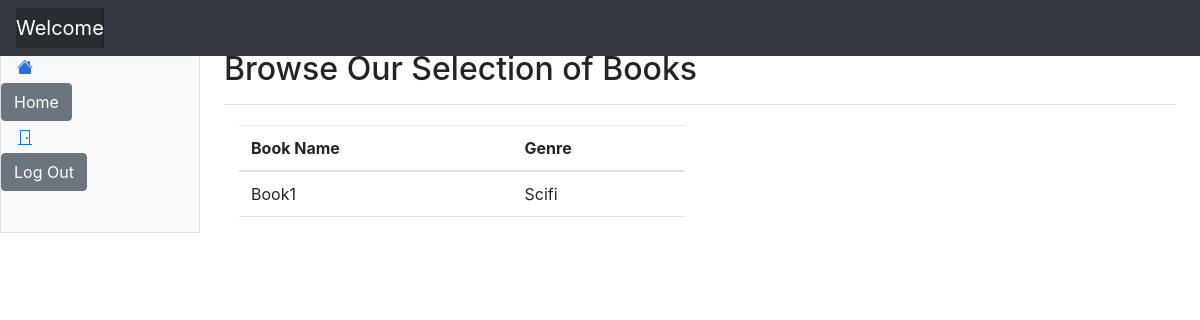
/browse/, run on an earlier commit of the app's database.
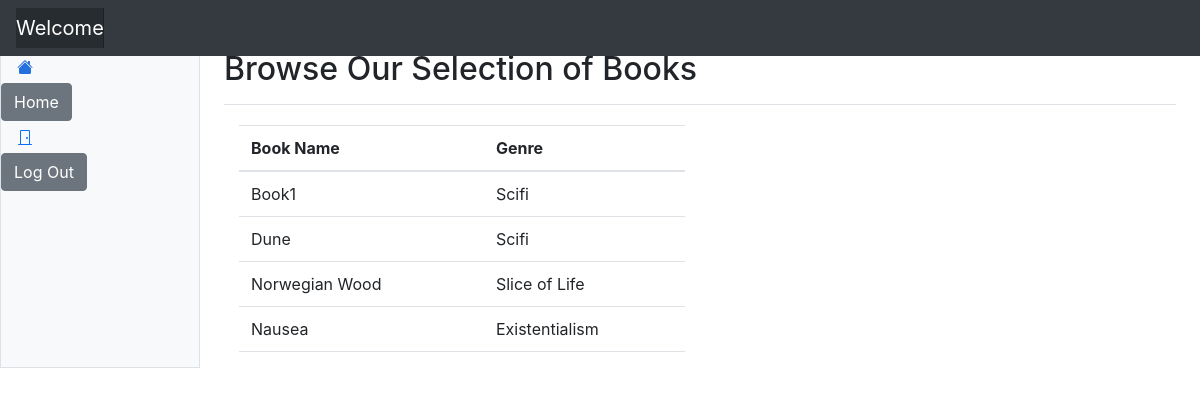
And on a later commit of the database.
### website/settings/roles.py (models this page shows)
class Book_data(db.Model):
    id = db.Column(db.Integer, primary_key=True)
    book_title = db.Column(db.String(20),nullable=False)
    book_genre = db.Column(db.String(20), nullable=False)

### website/routes.py (the view)
@myapp_obj.route('/browse/', methods=['POST', 'GET'])
def browse():
    books = Book_data.query.all()
    return render_template('browse.html', user=current_user, books=books)

### website/routes.py (called while the page is built)
@myapp_obj.before_request
def create_db():
    db.create_all()

### website/templates/browse.html (shortened to what this page needs)
{% extends "base.html"%}
{% block content %}
<html lang="en" data-bs-theme="auto">
  <head><script src="../assets/js/color-modes.js"></script>
    <link rel="stylesheet" href="https://cdn.jsdelivr.net/npm/@docsearch/css@3">
<link href="../assets/dist/css/bootstrap.min.css" rel="stylesheet">
<header class="navbar sticky-top bg-dark flex-md-nowrap p-0 shadow" data-bs-theme="dark">
  <a class="navbar-brand col-md-3 col-lg-2 me-0 px-3 fs-6 text-white" href="#">Company name</a>
 <nav class="navbar navbar-expand-md navbar-dark fixed-top bg-dark">
        <a class="navbar-brand" href="#">Welcome {{user.username}}</a>
      </nav>
</header>
      <div class="container-fluid">
  <div class="row">
    <div class="sidebar border border-right col-md-3 col-lg-2 p-0 bg-body-tertiary">
      <div class="offcanvas-md offcanvas-end bg-body-tertiary" tabindex="-1" id="sidebarMenu" aria-labelledby="sidebarMenuLabel">
        <div class="offcanvas-body d-md-flex flex-column p-0 pt-lg-3 overflow-y-auto">
          <ul class="nav flex-column">
            <li class="nav-item">
              <a class="nav-link d-flex align-items-center gap-2 active" aria-current="page" href="#">
                <svg class="bi"><use xlink:href="#house-fill"/></svg>
                <a class="btn btn-secondary" href="{{url_for('home_page')}}" role="button"> Home <span class="sr-only">(current)</span></a>
              </a>
            </li>
          </ul>
          <ul class="nav flex-column mb-auto">
            <li class="nav-item">
              <a class="nav-link d-flex align-items-center gap-2" href="#">
                <svg class="bi"><use xlink:href="#door-closed"/></svg>
                <a class="btn btn-secondary" href="{{url_for('logout')}}" role="button">Log Out</a>
              </a>
            </li>
          </ul>
        </div>
      </div>
    </div>
 <main class="col-md-9 ms-sm-auto col-lg-10 px-md-4">
      <div class="d-flex justify-content-between flex-wrap flex-md-nowrap align-items-center pt-3 pb-2 mb-3 border-bottom">
        <h1 class="h2">Browse Our Selection of Books</h1>
      </div>
        <div class="col-md-6 col-sm-12">
            <table class="table">
                <thead>
                    <tr>
                        <th>Book Name</th>
                        <th>Genre</th>
                    </tr>
                </thead>
                <tbody>
                    {% for book in books %}
                    <tr>
                        <td>{{ book.book_title }}</td>
                        <td>{{ book.book_genre }}</td>
                    </tr>
                    {% endfor %}
                </tbody>
            </table>
        </div>
    </div>
         </div>
    <link href="https://cdn.jsdelivr.net/npm/bootstrap-icons@1.10.5/font/bootstrap-icons.min.css" rel="stylesheet">
    <link href="dashboard.css" rel="stylesheet">
  </head>
{% endblock %}

### website/templates/base.html (shortened to what this page needs)
<html>
<body>
    {% block content %}
    {% endblock %}
    </body>
    <head>
        <link href="https://cdn.jsdelivr.net/npm/bootstrap@5.3.0-alpha3/dist/css/bootstrap.min.css" rel="stylesheet">
  <link href="//maxcdn.bootstrapcdn.com/bootstrap/4.0.0/css/bootstrap.min.css" rel="stylesheet" id="bootstrap-css">
    <link href="https://maxcdn.bootstrapcdn.com/font-awesome/4.7.0/css/font-awesome.min.css" rel="stylesheet" />
    </head>
</html>

### website/templates/dashboard.css (style rules this page uses)
.bi { display: inline-block; width: 1rem; height: 1rem; }
.sidebar .nav-link { font-size: .875rem; font-weight: 500; }
.sidebar .nav-link.active { color: #2470dc; }
.navbar-brand { padding-top: .75rem; padding-bottom: .75rem; background-color: rgba(0, 0, 0, .25); box-shadow: inset -1px 0 0 rgba(0, 0, 0, .25); }

### website/templates/browse.html (style rules this page uses)
.bi { vertical-align: -.125em; fill: currentColor; }
body { font-family: "Lato", sans-serif; }
@media screen and (min-width: 768px) { table { width: 100%; border-collapse: collapse; margin-top: 20px; } }
@media screen and (min-width: 768px) { th, td { padding: 12px; text-align: left; border-bottom: 1px solid #ddd; } }
@media screen and (min-width: 768px) { th { background-color: #f2f2f2; } }

What changed in the data, as far as the page shows it:
added Book_data: book_title "Dune", book_genre "Scifi"
added Book_data: book_title "Norwegian Wood", book_genre "Slice of Life"
added Book_data: book_title "Nausea", book_genre "Existentialism"
